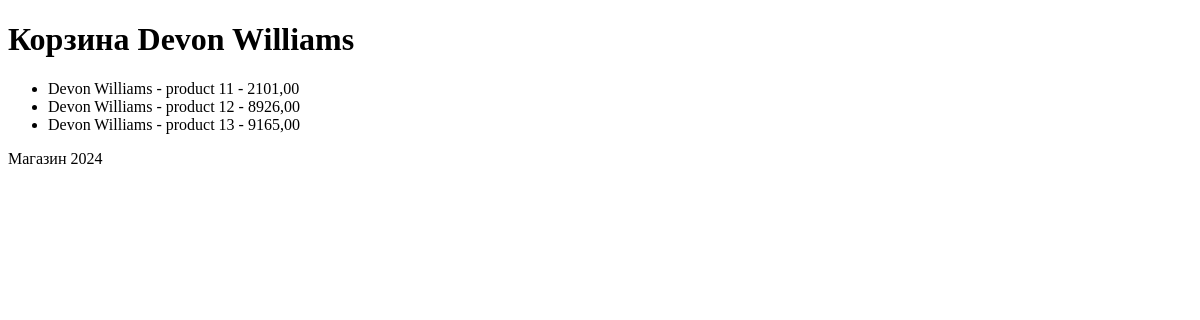
The page /basket/1/ on the database as committed earlier.
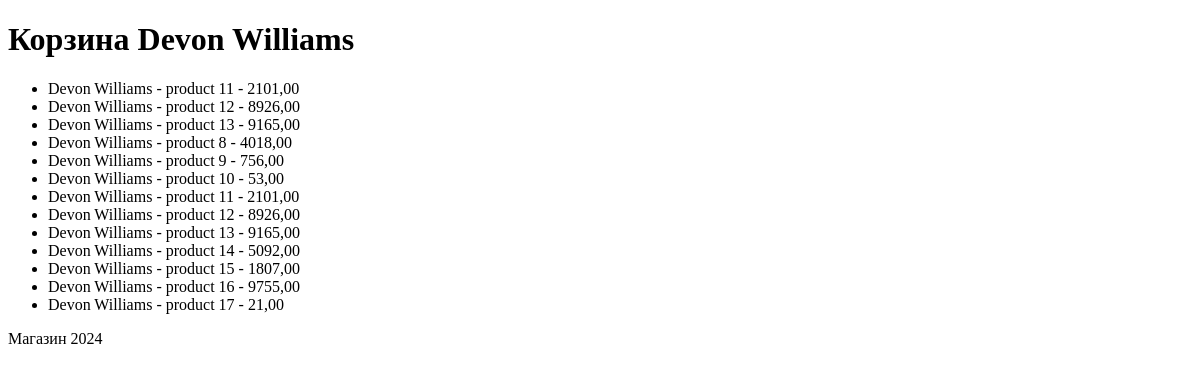
The same page on the database as committed later.
### hw3/models.py (models this page shows, shortened)
class Client(models.Model):
    name = models.CharField(max_length=100)
    email = models.EmailField()
    phone = models.CharField(max_length=100)
    address = models.CharField(max_length=255)
    register_date = models.DateTimeField(auto_now_add=True)

class Order(models.Model):
    client = models.ForeignKey(Client, on_delete=models.CASCADE)
    product = models.ForeignKey(Product, on_delete=models.CASCADE)
    order_sum = models.DecimalField(max_digits=10, decimal_places=2)
    order_date = models.DateTimeField(auto_now_add=True)

class Product(models.Model):
    title = models.CharField(max_length=100)
    description = models.TextField()
    price = models.DecimalField(max_digits=10, decimal_places=2)
    count = models.IntegerField()
    image_scr = models.CharField(
        max_length=255, null=True)

### hw3/views.py (the view)
# urls.py: path('basket/<int:user_id>/', views.basket_view, name='basket'),
def basket_view(request, user_id):
    client = Client.objects.get(id=user_id)
    orders = Order.objects.filter(client=client)
    context = {'client': client, 'orders': orders}
    return render(request, 'basket.html', context=context)

### templates/basket.html (shortened to what this page needs)
{% extends 'base.html' %}
{% block content %}
    <h1>Корзина {{ client.name }} </h1>
    <ul>
        {% for order in orders %}
            <li>{{ order.client.name }} - {{ order.product.title }} - {{ order.order_sum }}</li>
        {% endfor %}
    </ul>
{% endblock %}

### templates/base.html (shortened to what this page needs)
<!DOCTYPE html>
<html lang="en">
<head>
</head>
<body>
    {% block content %}{% endblock %}
    <footer>
        <p>Магазин 2024</p>
    </footer>
</body>
</html>

Rows that differ between the two databases and show on the page:
added Order: client.name "Devon Williams", product "product 8", order_sum "4018,00"
added Order: client.name "Devon Williams", product "product 9", order_sum "756,00"
added Order: client.name "Devon Williams", product "product 10", order_sum "53,00"
added Order: client.name "Devon Williams", product "product 11", order_sum "2101,00"
added Order: client.name "Devon Williams", product "product 12", order_sum "8926,00"
added Order: client.name "Devon Williams", product "product 13", order_sum "9165,00"
added Order: client.name "Devon Williams", product "product 14", order_sum "5092,00"
added Order: client.name "Devon Williams", product "product 15", order_sum "1807,00"
added Order: client.name "Devon Williams", product "product 16", order_sum "9755,00"
added Order: client.name "Devon Williams", product "product 17", order_sum "21,00"
